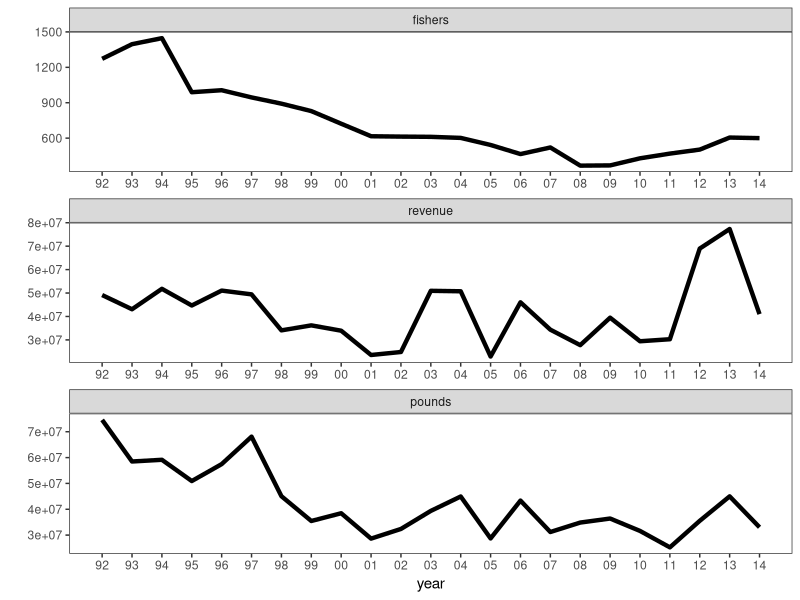
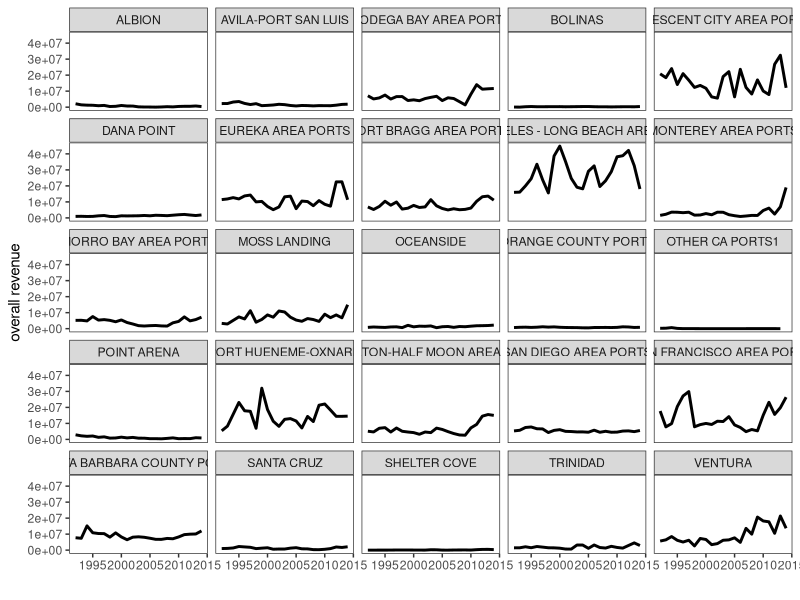
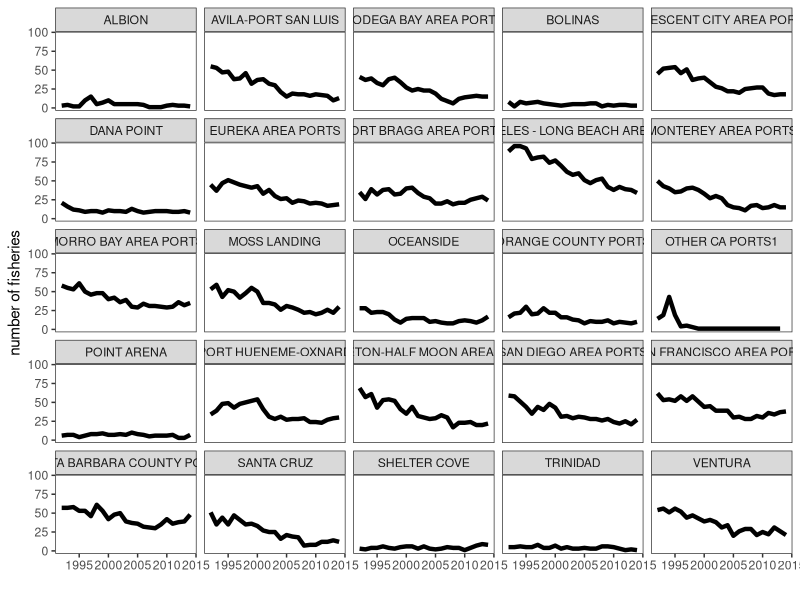
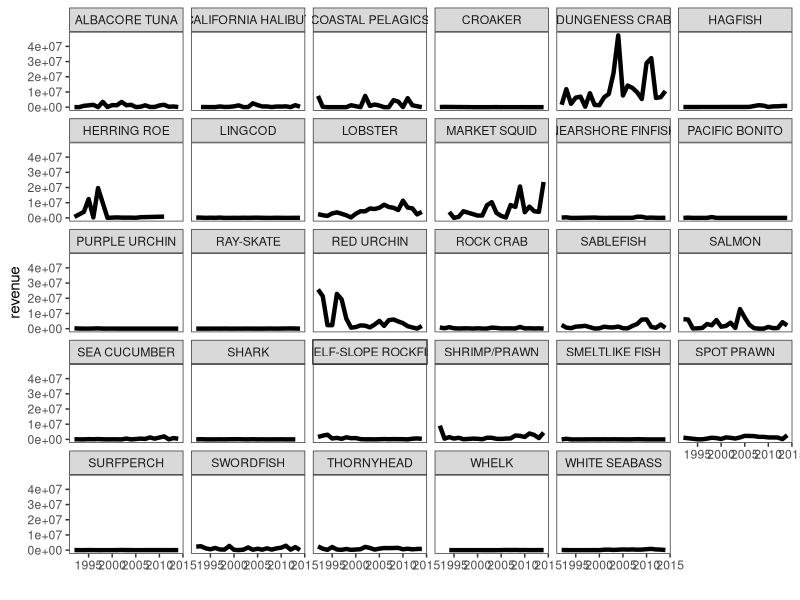

The R source for these figures, in order:
## ---- chunk 1
knitr::opts_chunk$set(echo = TRUE)
## ---- chunk 2
# Code for a summary of the timeseries data for all of CA, pulled from all_ca_summary.R
library(reshape2)
library(ggplot2)

ca_summary <- read.csv("Data/ca_summary_92-14.csv")

# Overall trends across timeseries --------------------------------------------
summary_long <- melt(ca_summary, id="year")  # convert to long form for faceted graph
summary_long$year <- as.numeric(summary_long$year)

# Create list to use as year labels in graph
years <- c("92", "93", "94", "95", "96", "97", "98", "99", "00", "01", "02", 
           "03", "04", "05", "06", "07", "08", "09", "10", "11", "12", "13", "14")

summary_plot <- ggplot(summary_long, aes(x = year, y = value)) + 
  theme_bw() +
  geom_line(size = 1.5) +  
  ylab(" ") + 
  scale_x_continuous(labels=years, breaks=ca_summary$year) +
  theme(panel.grid.major = element_blank(), panel.grid.minor = element_blank()) +
  facet_wrap(~variable, scale="free", ncol = 1)
## ---- chunk 3
summary_plot
## ---- chunk 4
# Code for total revenue per port graph, from CA_port_landings.R
library(dplyr)
library(tidyr)
library(reshape2)
library(ggplot2)

# Read in all landings data
port_landings <- read.csv("Data/port_landings_updated.csv")

pl <- port_landings %>% drop_na()  # remove NAs
pl <- pl[order(pl$year, pl$port, -pl$ex.vessel_revenue), ]  # order by revenue

# Total revenue per port per year
pl_revenue <- group_by(pl, year, port) %>% summarize(revenue = sum(ex.vessel_revenue))
pl_revenue <- pl_revenue %>% filter(port != "OTHER CA PORTS")  # remove empty port category

total_revenue <- ggplot(pl_revenue, aes(x = year, y = revenue)) + 
  theme_bw() +
  geom_line(size=1) +  
  ylab("overall revenue") + xlab(" ") +
  theme(panel.grid.major = element_blank(), panel.grid.minor = element_blank()) +
  facet_wrap(~port, ncol = 5)
## ---- chunk 5
total_revenue
## ---- chunk 6
# Code for numer of fisheries per port graph, from CA_port_landings.R
library(dplyr)
library(tidyr)
library(reshape2)
library(ggplot2)

# Read in all landings data
port_landings <- read.csv("Data/port_landings_updated.csv")

pl_fishgear <- pl %>% unite(fishgear, fishery, gear, sep = " - ")
pl_fishgear$fishgear <- as.factor(pl_fishgear$fishgear)
pl_fishgear <- pl_fishgear %>% filter(port != "OTHER CA PORTS")

pl_count <- count(pl_fishgear, year, port)

fisheries_number <- ggplot(pl_count, aes(x = year, y = n)) + 
  theme_bw() +
  geom_line(size=1.5) +  
  ylab("number of fisheries") + xlab(" ") +
  theme(panel.grid.major = element_blank(), panel.grid.minor = element_blank()) +
  facet_wrap(~port, ncol = 5)
## ---- chunk 7
fisheries_number
## ---- chunk 8
# Code for plot of revenue by fisheries species, from species_revenue.R
library(dplyr)
library(reshape2)
library(ggplot2)

port_landings <- read.csv("Data/port_landings_updated.csv")

fish_sums <- group_by(port_landings, year, port, fishery) %>% 
  summarize(revenue = sum(ex.vessel_revenue))
fish_sums <- fish_sums %>% drop_na()
fish_sums2 <-  group_by(fish_sums, year, fishery) %>% 
  summarize(revenue = sum(revenue))

fish_revenue_sum <- ggplot(fish_sums2, aes(x = year, y = revenue)) +
  theme_bw() +
  geom_line(size=1.5) +  
  ylab("revenue") + xlab(" ") +
  theme(panel.grid.major = element_blank(), panel.grid.minor = element_blank()) +
  facet_wrap(~fishery, ncol = 6)
## ---- chunk 9
fish_revenue_sum
